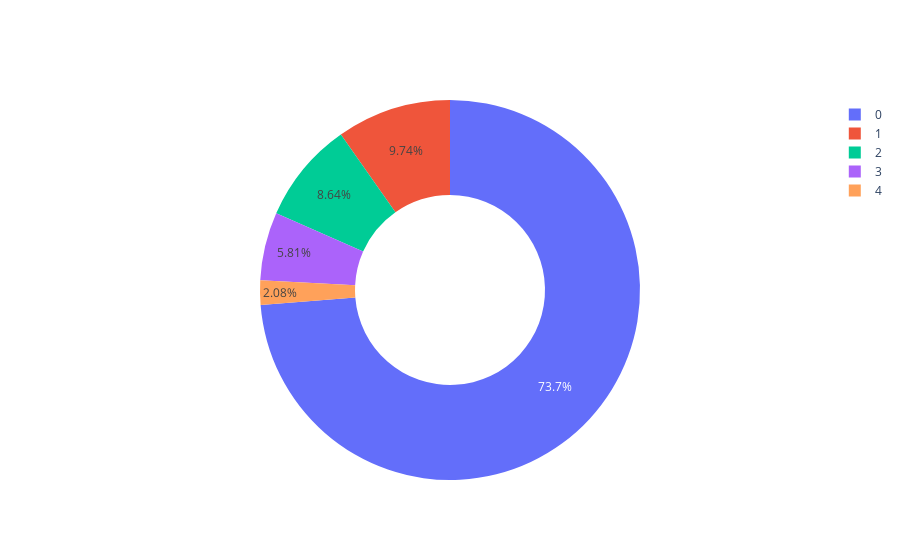

The notebook cell this image was saved under:
### Code cell
labels = df['career_level']
values=df['career_level'].value_counts()
    # Use `hole` to create a donut-like pie chart
fig = go.Figure(data=[go.Pie(labels=labels.index, values=values ,hole=.5)])
fig.show()

### Figure 1 — Plotly figure (JSON) as saved in the notebook; plotly's stock layout.template omitted (floating-point values rounded to 4 significant figures; data arrays with more than 128 entries replaced by an {"elided": "..."} marker saying what was removed)
{"data": [{"hole": 0.5, "labels": {"elided": "3080 int values"}, "type": "pie", "values": [2271, 300, 266, 179, 64]}], "layout": {}}
